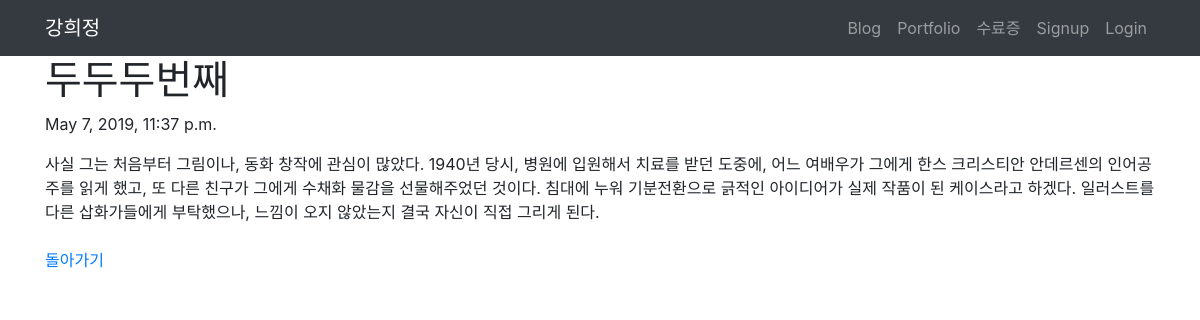
The app's page /blog/2/ with its own data.
### project/models.py (models this page shows, shortened)
class Blog(models.Model):
    title=models.CharField(max_length=200)
    pub_date=models.DateTimeField('date published')
    body=models.TextField()

### project/views.py (the view)
# urls.py: path('<int:blog_id>/',views.detail,name='detail'),
def detail(request,blog_id):
    blog_detail=get_object_or_404(Blog,pk=blog_id)
    return render(request,'detail.html',{'blog':blog_detail})

### project/templates/detail.html
<!DOCTYPE html>
<html>
{% extends 'base.html' %}
{% block content %}
<body>
<h1>{{blog.title}}</h1>
<p>{{blog.pub_date}}</p>
<p>
{{blog.body}}
<br><br>
<a href = "{% url 'home' %}">돌아가기</a>
</p>
</body>
</html>
{% endblock %}

### records on screen
Blog: title "두두두번째", pub_date "May 7, 2019, 11:37 p.m.", body "사실 그는 처음부터 그림이나, 동화 창작에 관심이 많았다. 1940년 당시, 병원에 입원해서 치료를 받던 도중에, 어느 여배우가 그에게 한스 크리스티안 안데르센의 인어공주를 읽게 했고, 또 다른 친구가 그에게 수채화 물감을 선물해주었던 것이다. 침대에 누워 기분전환으로 긁적인 아이디어가 실제 작품이 된 케이스라고 하겠다. 일러스트를 다른 삽화가들에게 부탁했으나, 느낌이 오지 않았는지 결국 자신이 직접 그리게 된다."
